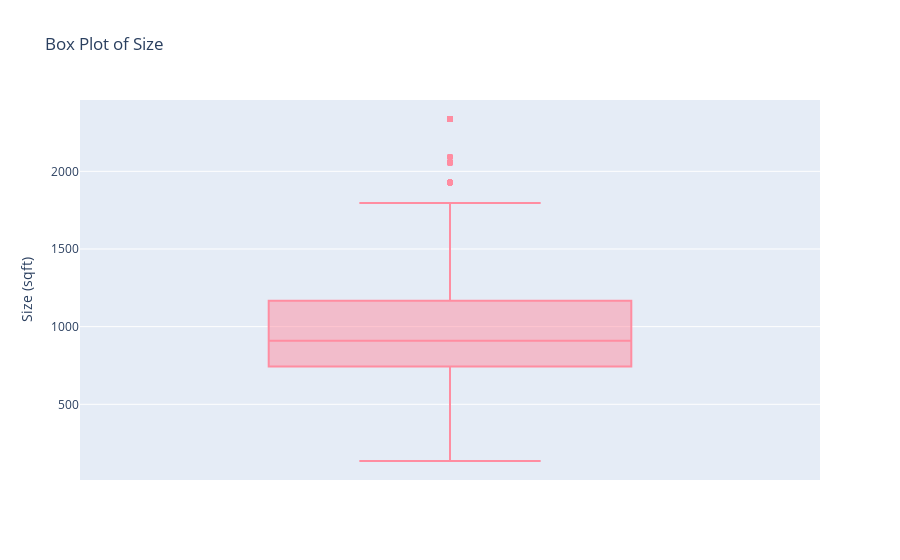

The notebook cell this image was saved under:
### Code cell
# Box plot for Size(sqf)'s outliers:
fig = px.box(df, y='Size(sqf)', title="Box Plot of Size")
fig.update_layout(
    yaxis_title="Size (sqft)"
)

fig.update_traces(marker_color='#FF8DA1')
fig.show()

### Figure 1 — Plotly figure (JSON) as saved in the notebook; plotly's stock layout.template omitted (floating-point values rounded to 4 significant figures; data arrays with more than 128 entries replaced by an {"elided": "..."} marker saying what was removed)
{"data": [{"alignmentgroup": "True", "hovertemplate": "Size(sqf)=%{y}<extra></extra>", "legendgroup": "", "marker": {"color": "#FF8DA1"}, "name": "", "notched": false, "offsetgroup": "", "orientation": "v", "showlegend": false, "type": "box", "x0": " ", "xaxis": "x", "y": {"elided": "2701 int values"}, "y0": " ", "yaxis": "y"}], "layout": {"boxmode": "group", "legend": {"tracegroupgap": 0}, "title": {"text": "Box Plot of Size"}, "xaxis": {"anchor": "y", "domain": [0, 1]}, "yaxis": {"anchor": "x", "domain": [0, 1], "title": {"text": "Size (sqft)"}}}}
